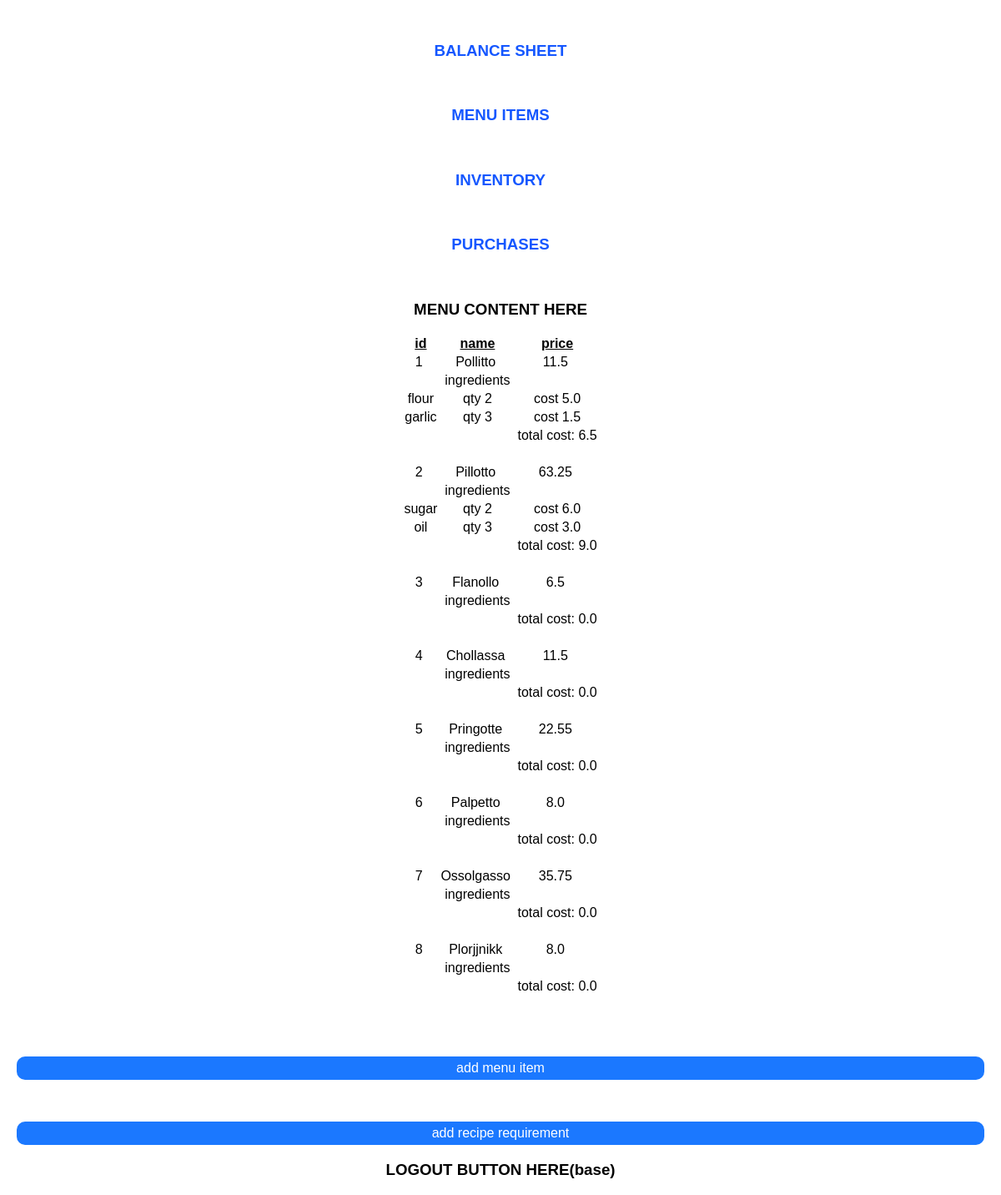
The page /menu on the database its author committed.
### inventory/models.py (models this page shows, shortened)
class MenuItem(models.Model):
    title = models.CharField(max_length=20)
    price = models.FloatField(default=11.50)
    def sum_recipe_prices(self):#this totals the ingredient COST of each menu item, not the price.
        theTotalPrice = 0.0
        theListOfIngredients = self.reciperequirement_set.all()
        for ing in theListOfIngredients:
            theTotalPrice += ing.ingredient_cost
        return theTotalPrice

class RecipeRequirement(models.Model):
    menuitem = models.ForeignKey(MenuItem, on_delete=models.CASCADE)
    ingredient = models.ForeignKey(Ingredient, on_delete=models.CASCADE)
    quantity = models.IntegerField(default=1)
    @property#calculate cost of ingredient amount used in recipe
    def ingredient_cost(self):
        return self.ingredient.unitPrice * self.quantity

class Ingredient(models.Model):
    OUNCE = 'oz'
    POUND = 'lb'
    UNIT_CHOICES = [
        (OUNCE,'ounce'),
        (POUND, 'pound')
    ]
    name = models.CharField(max_length=20)
    unit = models.CharField(max_length=2, choices=UNIT_CHOICES, default="oz")
    availableQuantity = models.IntegerField(default=10)
    unitPrice = models.FloatField(default=1.50)

### inventory/views.py (the view)
# urls.py: path('menu', views.Menu.as_view(), name='menu'),
class Menu(ListView):
    model = MenuItem
    template_name = "inventory/menu.html"
    def get_context_data(self):
        context = super().get_context_data()
        context["recreqs"] = RecipeRequirement.objects.all()
        context["menuitems"] = MenuItem.objects.all()
        context["ingredients"] = Ingredient.objects.all()
        return context

### inventory/templates/inventory/menu.html
{% extends './home.html' %}
{% block content %}
{{ block.super }}
<h3>MENU CONTENT HERE</h3>
    <table class="line-table">
        <thead>
  <tr>
    <th>id</th>
    <th>name</th>
    <th>price</th>
  </tr>
</thead>
<tbody>
{% for item in menuitems %}
  <tr>
    <td>{{ item.id }}&nbsp;</td><td>{{ item.title }}&nbsp;</td><td>{{ item.price }}&nbsp;</td>
    <tr>
        <td>&nbsp;</td><td>ingredients</td>
    </tr>
    {% for row in item.reciperequirement_set.all %}
    <tr>
        <td>{{row.ingredient.name}} </td><td>qty {{row.quantity}} </td><td>cost {{ row.ingredient_cost }}</td>
    </tr>
        {% endfor %}
    <tr>
        <td>&nbsp;</td><td>&nbsp;</td><td>total cost: {{ item.sum_recipe_prices }}</td>
    </tr>
    <tr>
        <td>&nbsp;</td>
    </tr>
{% endfor %}
</tbody>
    </table>
    <p>&nbsp;</p>
    <a href="{% url "add_menu_item" %}"
        style="display: inherit; text-align: center; border-radius: 10px; text-decoration: none; color: #FFF; padding: 5px; background-color: #1B78FF;">add menu item</a></td>
<p>&nbsp;</p>
        <a href="{% url "create_recipe" %}"
            style="display: inherit; text-align: center; border-radius: 10px; text-decoration: none; color: #FFF; padding: 5px; background-color: #1B78FF;">add recipe  requirement</a></td>
{% endblock %}

### inventory/static/inventory/style.css (style rules this page uses)
body { font-family: "Oxygen", sans-serif; text-align: center; margin: 0 20px 0 20px; }
table.line-table { margin-left: auto; margin-right: auto; }
a { text-decoration: none; color: #1557ff; }
thead { text-decoration: underline; }

### rows shown on the page
MenuItem: id "1", title "Pollitto", price "11.5", sum_recipe_prices "6.5"
RecipeRequirement: ingredient.name "flour", quantity "2", ingredient_cost "5.0"
RecipeRequirement: ingredient.name "garlic", quantity "3", ingredient_cost "1.5"
MenuItem: id "2", title "Pillotto", price "63.25", sum_recipe_prices "9.0"
RecipeRequirement: ingredient.name "sugar", quantity "2", ingredient_cost "6.0"
RecipeRequirement: ingredient.name "oil", quantity "3", ingredient_cost "3.0"
MenuItem: id "3", title "Flanollo", price "6.5", sum_recipe_prices "0.0"
MenuItem: id "4", title "Chollassa", price "11.5", sum_recipe_prices "0.0"
MenuItem: id "5", title "Pringotte", price "22.55", sum_recipe_prices "0.0"
MenuItem: id "6", title "Palpetto", price "8.0", sum_recipe_prices "0.0"
MenuItem: id "7", title "Ossolgasso", price "35.75", sum_recipe_prices "0.0"
MenuItem: id "8", title "Plorjjnikk", price "8.0", sum_recipe_prices "0.0"
